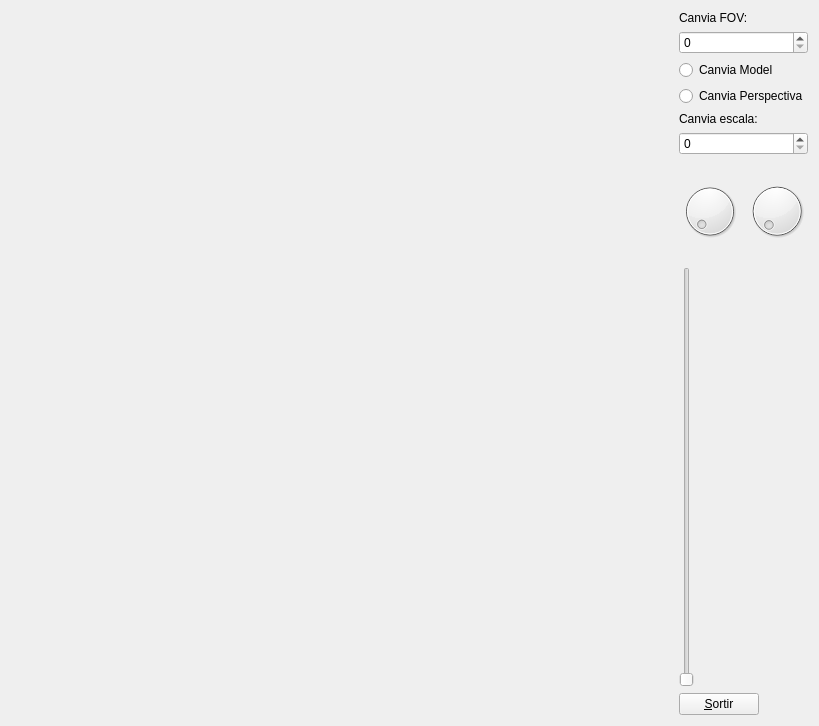
<?xml version="1.0" encoding="UTF-8"?>
<ui version="4.0">
 <class>MyForm</class>
 <widget class="QWidget" name="MyForm">
  <property name="geometry">
   <rect>
    <x>0</x>
    <y>0</y>
    <width>819</width>
    <height>726</height>
   </rect>
  </property>
  <property name="windowTitle">
   <string>IDI-Lab</string>
  </property>
  <layout class="QHBoxLayout" name="horizontalLayout">
   <item>
    <widget class="MyGLWidget" name="widget" native="true">
     <property name="sizePolicy">
      <sizepolicy hsizetype="Expanding" vsizetype="Expanding">
       <horstretch>0</horstretch>
       <verstretch>0</verstretch>
      </sizepolicy>
     </property>
    </widget>
   </item>
   <item>
    <layout class="QVBoxLayout" name="verticalLayout">
     <item>
      <widget class="QLabel" name="label">
       <property name="text">
        <string>Canvia FOV:</string>
       </property>
      </widget>
     </item>
     <item>
      <widget class="QSpinBox" name="spinBox"/>
     </item>
     <item>
      <widget class="QRadioButton" name="radioButton">
       <property name="text">
        <string>Canvia Model</string>
       </property>
      </widget>
     </item>
     <item>
      <widget class="QRadioButton" name="radioButton_2">
       <property name="text">
        <string>Canvia Perspectiva</string>
       </property>
      </widget>
     </item>
     <item>
      <widget class="QLabel" name="label_2">
       <property name="text">
        <string>Canvia escala:</string>
       </property>
      </widget>
     </item>
     <item>
      <widget class="QSpinBox" name="spinBox_2"/>
     </item>
     <item>
      <layout class="QHBoxLayout" name="horizontalLayout_2">
       <item>
        <widget class="QDial" name="dial_2"/>
       </item>
       <item>
        <widget class="QDial" name="dial"/>
       </item>
      </layout>
     </item>
     <item>
      <widget class="QSlider" name="verticalSlider">
       <property name="orientation">
        <enum>Qt::Vertical</enum>
       </property>
      </widget>
     </item>
     <item>
      <widget class="QPushButton" name="pushButton">
       <property name="sizePolicy">
        <sizepolicy hsizetype="Fixed" vsizetype="Fixed">
         <horstretch>0</horstretch>
         <verstretch>0</verstretch>
        </sizepolicy>
       </property>
       <property name="text">
        <string>&amp;Sortir</string>
       </property>
      </widget>
     </item>
    </layout>
   </item>
  </layout>
 </widget>
 <customwidgets>
  <customwidget>
   <class>MyGLWidget</class>
   <extends>QWidget</extends>
   <header location="global">MyGLWidget.h</header>
   <container>1</container>
   <slots>
    <signal>setPsiCanviada(int)</signal>
    <signal>setThetaCanviada(int)</signal>
    <signal>setEscalaCanviada(int)</signal>
    <slot>canviaFOV(int)</slot>
    <slot>canviaModel()</slot>
    <slot>canviaPersp()</slot>
    <slot>canviaEscala(int)</slot>
    <slot>canviaPsi(int)</slot>
    <slot>canviaTheta(int)</slot>
   </slots>
  </customwidget>
 </customwidgets>
 <resources/>
 <connections>
  <connection>
   <sender>pushButton</sender>
   <signal>clicked()</signal>
   <receiver>MyForm</receiver>
   <slot>close()</slot>
   <hints>
    <hint type="sourcelabel">
     <x>736</x>
     <y>715</y>
    </hint>
    <hint type="destinationlabel">
     <x>839</x>
     <y>529</y>
    </hint>
   </hints>
  </connection>
  <connection>
   <sender>verticalSlider</sender>
   <signal>valueChanged(int)</signal>
   <receiver>widget</receiver>
   <slot>canviaFOV(int)</slot>
   <hints>
    <hint type="sourcelabel">
     <x>671</x>
     <y>512</y>
    </hint>
    <hint type="destinationlabel">
     <x>649</x>
     <y>423</y>
    </hint>
   </hints>
  </connection>
  <connection>
   <sender>spinBox</sender>
   <signal>valueChanged(int)</signal>
   <receiver>verticalSlider</receiver>
   <slot>setValue(int)</slot>
   <hints>
    <hint type="sourcelabel">
     <x>786</x>
     <y>55</y>
    </hint>
    <hint type="destinationlabel">
     <x>671</x>
     <y>329</y>
    </hint>
   </hints>
  </connection>
  <connection>
   <sender>radioButton</sender>
   <signal>clicked()</signal>
   <receiver>widget</receiver>
   <slot>canviaModel()</slot>
   <hints>
    <hint type="sourcelabel">
     <x>727</x>
     <y>79</y>
    </hint>
    <hint type="destinationlabel">
     <x>629</x>
     <y>97</y>
    </hint>
   </hints>
  </connection>
  <connection>
   <sender>radioButton_2</sender>
   <signal>clicked()</signal>
   <receiver>widget</receiver>
   <slot>canviaPersp()</slot>
   <hints>
    <hint type="sourcelabel">
     <x>756</x>
     <y>106</y>
    </hint>
    <hint type="destinationlabel">
     <x>636</x>
     <y>147</y>
    </hint>
   </hints>
  </connection>
  <connection>
   <sender>spinBox_2</sender>
   <signal>valueChanged(int)</signal>
   <receiver>widget</receiver>
   <slot>canviaEscala(int)</slot>
   <hints>
    <hint type="sourcelabel">
     <x>756</x>
     <y>165</y>
    </hint>
    <hint type="destinationlabel">
     <x>625</x>
     <y>273</y>
    </hint>
   </hints>
  </connection>
  <connection>
   <sender>dial_2</sender>
   <signal>valueChanged(int)</signal>
   <receiver>widget</receiver>
   <slot>canviaPsi(int)</slot>
   <hints>
    <hint type="sourcelabel">
     <x>693</x>
     <y>221</y>
    </hint>
    <hint type="destinationlabel">
     <x>627</x>
     <y>221</y>
    </hint>
   </hints>
  </connection>
  <connection>
   <sender>dial</sender>
   <signal>valueChanged(int)</signal>
   <receiver>widget</receiver>
   <slot>canviaTheta(int)</slot>
   <hints>
    <hint type="sourcelabel">
     <x>771</x>
     <y>255</y>
    </hint>
    <hint type="destinationlabel">
     <x>626</x>
     <y>296</y>
    </hint>
   </hints>
  </connection>
  <connection>
   <sender>widget</sender>
   <signal>setPsiCanviada(int)</signal>
   <receiver>dial_2</receiver>
   <slot>setValue(int)</slot>
   <hints>
    <hint type="sourcelabel">
     <x>640</x>
     <y>354</y>
    </hint>
    <hint type="destinationlabel">
     <x>708</x>
     <y>269</y>
    </hint>
   </hints>
  </connection>
  <connection>
   <sender>widget</sender>
   <signal>setThetaCanviada(int)</signal>
   <receiver>dial</receiver>
   <slot>setValue(int)</slot>
   <hints>
    <hint type="sourcelabel">
     <x>615</x>
     <y>385</y>
    </hint>
    <hint type="destinationlabel">
     <x>800</x>
     <y>268</y>
    </hint>
   </hints>
  </connection>
  <connection>
   <sender>widget</sender>
   <signal>setEscalaCanviada(int)</signal>
   <receiver>spinBox_2</receiver>
   <slot>setValue(int)</slot>
   <hints>
    <hint type="sourcelabel">
     <x>628</x>
     <y>170</y>
    </hint>
    <hint type="destinationlabel">
     <x>672</x>
     <y>164</y>
    </hint>
   </hints>
  </connection>
 </connections>
</ui>
